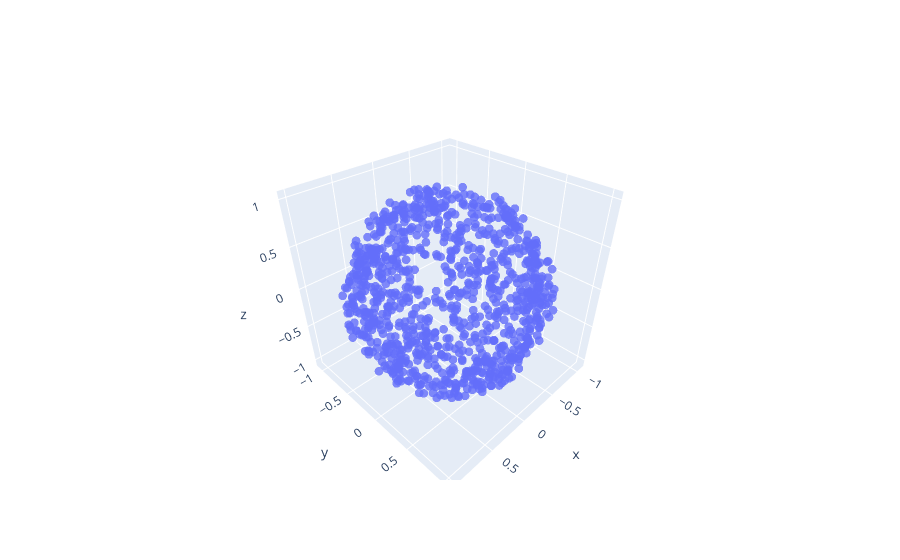

Notebook source saved alongside this figure:
### Markdown cell above
We can plot the samples, which, unsurprisingly, concentrate around the sphere of radius 1.

### Code cell
fig = go.Figure(data=[go.Scatter3d(x=samples[:,0], y=samples[:,1], z=samples[:,2],
                                   mode='markers',
                                   marker=dict(size=3,opacity=0.8)),])
fig.show()

### Figure 1 — Plotly figure (JSON) as saved in the notebook; plotly's stock layout.template omitted (floating-point values rounded to 4 significant figures; data arrays with more than 128 entries replaced by an {"elided": "..."} marker saying what was removed)
{"data": [{"marker": {"opacity": 0.8, "size": 3}, "mode": "markers", "type": "scatter3d", "x": {"elided": "1000 float values"}, "y": {"elided": "1000 float values"}, "z": {"elided": "1000 float values"}}], "layout": {}}
